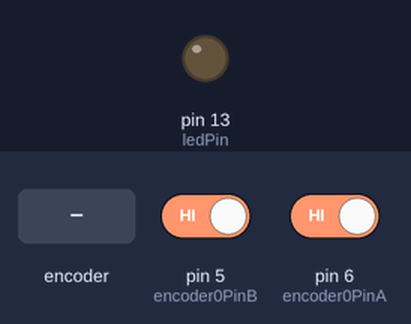
A sketch run on a simulated Arduino Uno, built with avr-gcc and run on an emulated ATmega328P. On the bench: output pins drawn as LEDs (lit = HIGH). The test bench sets the inputs (shaded band); at power-on: pin 5 (encoder0PinB) HIGH, pin 6 (encoder0PinA) HIGH. What the sketch prints to the serial monitor is not drawn.

Above: at 1.2 s.
1.3 s: rotary encoder on pin 6 (encoder0PinA) / pin 5 (encoder0PinB) turned 3 steps (first pin leading)
Timing chart, 0 to 4.3 s (numbered marks = the images above; inputs shaded):
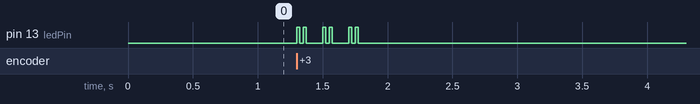

The sketch:

EncoderRead_v01.ino
```cpp
/* Read Quadrature Encoder
   Connect Encoder-Pins to encoder0PinA and encoder0PinB.

   Sketch by elias ruemmler / www.100prznt.de
   v0.1 - initial functions - 20171214
*/

const int encoder0PinA = 6;
const int encoder0PinB = 5;
const int ledPin = 13;

int encoder0PinALast = LOW;
int encoder0PinBLast = LOW;
int ledState = LOW;
int n1 = LOW;
int n2 = LOW;

int encoder0Pos = 0;

void setup() {
  pinMode (encoder0PinA, INPUT);
  pinMode (encoder0PinB, INPUT);
  pinMode(ledPin, OUTPUT);
  digitalWrite(encoder0PinA, HIGH);       // turn on pull-up resistor
  digitalWrite(encoder0PinB, HIGH);       // turn on pull-up resistor

  Serial.begin (9600);
  Serial.println ("Start...");
}

void visuState() {
  Serial.println (encoder0Pos);

  if (ledState == LOW) {
      ledState = HIGH;
    } else {
      ledState = LOW;
    }
    digitalWrite(ledPin, ledState);
}

void loop() {
  n1 = digitalRead(encoder0PinA);
  n2 = digitalRead(encoder0PinB);

  if (encoder0PinALast != n1) {
    if (digitalRead(encoder0PinB) == n1) {
      encoder0Pos--;
    } else {
      encoder0Pos++;
    }
    visuState();
  }

  if (encoder0PinBLast != n2) {
    if (digitalRead(encoder0PinA) == n2) {
      encoder0Pos++;
    } else {
      encoder0Pos--;
    }
    visuState();
  }

  encoder0PinALast = n1;
  encoder0PinBLast = n2;
}
```

Measured:
- after the input at 1.3 s, pin 13 (ledPin): LOW → HIGH at once, then repeats every 0.20 s: LOW 0.03 s, HIGH 0.03 s, LOW 0.12 s, HIGH 0.02 s, until it stays LOW from 1.8 s
